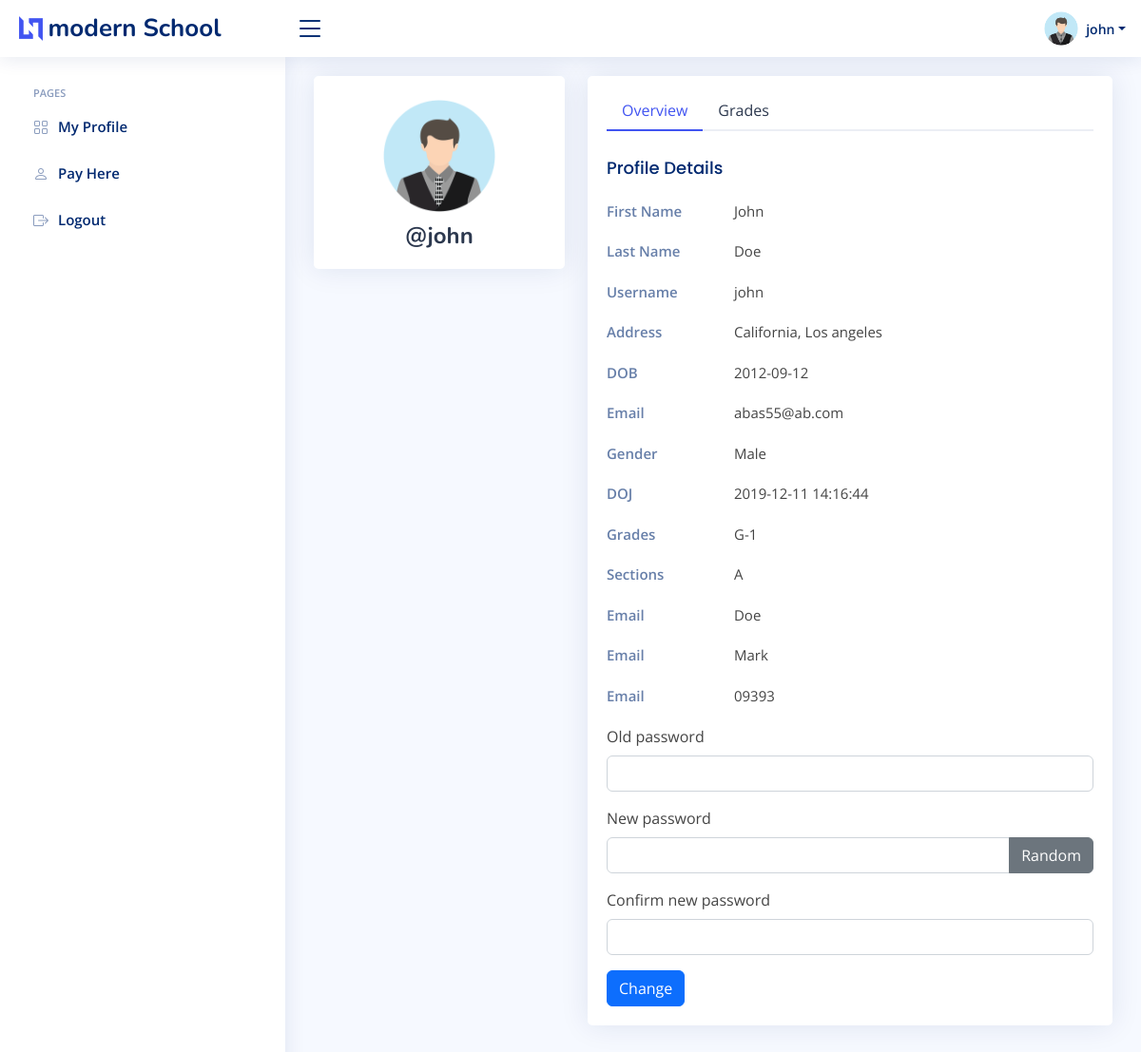
The app's page /Student/index.php (signed in) with its own data.
### tables this page shows
CREATE TABLE `setting` (
  `id` int(11) NOT NULL,
  `current_year` int(11) NOT NULL,
  `current_semester` varchar(11) NOT NULL,
  `school_name` varchar(100) NOT NULL,
  `slogan` varchar(300) NOT NULL,
  `about` text NOT NULL
);

CREATE TABLE `students` (
  `student_id` int(11) NOT NULL,
  `username` varchar(127) NOT NULL,
  `password` varchar(255) NOT NULL,
  `fname` varchar(127) NOT NULL,
  `lname` varchar(255) NOT NULL,
  `grade` int(11) NOT NULL,
  `section` int(11) NOT NULL,
  `address` varchar(31) NOT NULL,
  `gender` varchar(7) NOT NULL,
  `email_address` varchar(255) NOT NULL,
  `date_of_birth` date NOT NULL,
  `date_of_joined` timestamp NULL DEFAULT current_timestamp(),
  `parent_fname` varchar(127) NOT NULL,
  `parent_lname` varchar(127) NOT NULL,
  `parent_phone_number` varchar(31) NOT NULL
);

CREATE TABLE `grades` (
  `grade_id` int(11) NOT NULL,
  `grade` varchar(31) NOT NULL,
  `grade_code` varchar(7) NOT NULL
);

CREATE TABLE `section` (
  `section_id` int(11) NOT NULL,
  `section` varchar(7) NOT NULL
);

### data/setting.php (called while the page is built)
<?php
function getSetting($conn){
   $sql = "SELECT * FROM setting";
   $stmt = $conn->prepare($sql);
   $stmt->execute();
   if ($stmt->rowCount() == 1) {
     $settings = $stmt->fetch();
     return $settings;
   }else {
    return 0;
   }
}
?>

### Student/data/fees.php (called while the page is built)
<?php
function getWhoPayed($conn){
    $student_id = $_SESSION['student_id'];
   $sql = "SELECT * FROM fees WHERE std_id = $student_id";
   $stmt = $conn->prepare($sql);
   $stmt->execute();
   if ($stmt->rowCount() >= 1) {
     $fees = $stmt->fetchAll();
     return $fees;
   }else {
    return 0;
   }
}

### Student/data/student.php (called while the page is built, shortened)
<?php
function getStudentById($id, $conn){
   $sql = "SELECT * FROM students
           WHERE student_id=?";
   $stmt = $conn->prepare($sql);
   $stmt->execute([$id]);
   if ($stmt->rowCount() == 1) {
     $student = $stmt->fetch();
     return $student;
   }else {
    return 0;
   }
}

### Student/data/grade.php (called while the page is built, shortened)
<?php
function getGradeById($grade_id, $conn){
   $sql = "SELECT * FROM grades
           WHERE grade_id=?";
   $stmt = $conn->prepare($sql);
   $stmt->execute([$grade_id]);
   if ($stmt->rowCount() == 1) {
     $grade = $stmt->fetch();
     return $grade;
   }else {
    return 0;
   }
}

### Student/data/section.php (called while the page is built, shortened)
<?php
function getSectioById($section_id, $conn){
   $sql = "SELECT * FROM section
           WHERE section_id=?";
   $stmt = $conn->prepare($sql);
   $stmt->execute([$section_id]);
   if ($stmt->rowCount() == 1) {
     $section = $stmt->fetch();
     return $section;
   }else {
    return 0;
   }
}

### Student/index.php (the view, shortened to what this page needs)
<?php
if (isset($_SESSION['student_id']) &&
    isset($_SESSION['role'])) {
    if ($_SESSION['role'] == 'Student') {
       include "../DB_connection.php";
       include "data/student.php";
       include "data/grade.php";
       include "data/section.php";
       include "data/fees.php";
       $student_id = $_SESSION['student_id'];
 ?>
<!DOCTYPE html>
<html lang="en">
<head>
  <link href="../assets/vendor/bootstrap/css/bootstrap.min.css" rel="stylesheet">
  <link href="../assets/vendor/bootstrap-icons/bootstrap-icons.css" rel="stylesheet">
  <link href="../assets/vendor/boxicons/css/boxicons.min.css" rel="stylesheet">
  <link href="../assets/vendor/quill/quill.snow.css" rel="stylesheet">
  <link href="../assets/vendor/quill/quill.bubble.css" rel="stylesheet">
  <link href="../assets/vendor/remixicon/remixicon.css" rel="stylesheet">
  <link href="../assets/vendor/simple-datatables/style.css" rel="stylesheet">
  <link href="../assets/css/style.css" rel="stylesheet">
</head>
<body>
  <?php
    include "inc/header.php";
    ?>
    <?php
    include "inc/sidebar.php";
    ?>
  <main id="main" class="main">
     <?php
        if ($student != 0) {
     ?>
    <section class="section profile">
      <div class="row">
        <div class="col-xl-4">
          <div class="card">
            <div class="card-body profile-card pt-4 d-flex flex-column align-items-center">
              <img src="../img/student-<?=$student['gender']?>.png" alt="Profile" class="rounded-circle">
              <h2>@<?=$student['username']?></h2>
            </div>
          </div>
        </div>
        <div class="col-xl-8">
          <div class="card">
            <div class="card-body pt-3">
              <ul class="nav nav-tabs nav-tabs-bordered">
              <li class="nav-item">
                  <button class="nav-link active" data-bs-toggle="tab" data-bs-target="#profile-overview">Overview</button>
                </li>
                <li class="nav-item">
                  <button class="nav-link" data-bs-toggle="tab" data-bs-target="#profile-edit">Grades</button>
                </li>
              </ul>
              <div class="tab-content pt-2">
                <div class="tab-pane fade show active profile-overview" id="profile-overview">
                  <h5 class="card-title">Profile Details</h5>
                  <div class="row">
                    <div class="col-lg-3 col-md-4 label ">First Name</div>
                    <div class="col-lg-9 col-md-8"><?=$student['fname']?></div>
                  </div>
                  <div class="row">
                    <div class="col-lg-3 col-md-4 label">Last Name</div>
                    <div class="col-lg-9 col-md-8"><?=$student['lname']?></div>
                  </div>
                  <div class="row">
                    <div class="col-lg-3 col-md-4 label">Username</div>
                    <div class="col-lg-9 col-md-8"><?=$student['username']?></div>
                  </div>
                  <div class="row">
                    <div class="col-lg-3 col-md-4 label">Address</div>
                    <div class="col-lg-9 col-md-8"><?=$student['address']?></div>
                  </div>
                  <div class="row">
                    <div class="col-lg-3 col-md-4 label">DOB</div>
                    <div class="col-lg-9 col-md-8"><?=$student['date_of_birth']?></div>
                  </div>
                  <div class="row">
                    <div class="col-lg-3 col-md-4 label">Email</div>
                    <div class="col-lg-9 col-md-8"><?=$student['email_address']?></div>
                  </div>
                  <div class="row">
                    <div class="col-lg-3 col-md-4 label">Gender</div>
                    <div class="col-lg-9 col-md-8"><?=$student['gender']?></div>
                  </div>
                  <div class="row">
                    <div class="col-lg-3 col-md-4 label">DOJ</div>
                    <div class="col-lg-9 col-md-8"><?=$student['date_of_joined']?></div>
                  </div>
                  <div class="row">
                    <div class="col-lg-3 col-md-4 label">Grades</div>
                    <div class="col-lg-9 col-md-8"><?php
                      $grade = $student['grade'];
                      $g = getGradeById($grade, $conn);
                      echo $g['grade_code'].'-'.$g['grade'];
                  ?></div>
                  </div>
                  <div class="row">
                    <div class="col-lg-3 col-md-4 label">Sections</div>
                    <div class="col-lg-9 col-md-8"><?php
                    $section = $student['section'];
                    $s = getSectioById($section, $conn);
                    echo $s['section'];
                  ?></div>
                  </div>
                  <div class="row">
                    <div class="col-lg-3 col-md-4 label">Email</div>
                    <div class="col-lg-9 col-md-8"><?=$student['parent_fname']?></div>
                  </div>
                  <div class="row">
                    <div class="col-lg-3 col-md-4 label">Email</div>
                    <div class="col-lg-9 col-md-8"><?=$student['parent_lname']?></div>
                  </div>
                  <div class="row">
                    <div class="col-lg-3 col-md-4 label">Email</div>
                    <div class="col-lg-9 col-md-8"><?=$student['parent_phone_number']?></div>
                  </div>
                  <?php
        }else {
          header("Location: student.php");
          exit;
        }
        ?>
        <form method="post"
              action="req/student-change.php"
              id="change_password">
       <div class="mb-3">
            <div class="mb-3">
            <label class="form-label">Old password</label>
                <input type="password"
                       class="form-control"
                       name="old_pass">
          </div>
            <label class="form-label">New password </label>
            <div class="input-group mb-3">
                <input type="text"
                       class="form-control"
                       name="new_pass"
                       id="passInput">
                <button class="btn btn-secondary"
                        id="gBtn">
                        Random</button>
            </div>
          </div>
          <div class="mb-3">
            <label class="form-label">Confirm new password  </label>
                <input type="text"
                       class="form-control"
                       name="c_new_pass"
                       id="passInput2">
          </div>
          <button type="submit"
              class="btn btn-primary">
              Change</button>
        </form>
      </div>
      </div>
    </section>
  </main>
</body>
</html>
<?php
  }else {
    header("Location: ../login.php");
    exit;
  }
}else {
	header("Location: ../login.php");
	exit;
}
?>

### Student/inc/header.php (shortened to what this page needs)
<?php
include "../data/setting.php";
$student = getStudentById($student_id, $conn);
$setting = getSetting($conn);
if ($setting != 0) {
?>
<header id="header" class="header fixed-top d-flex align-items-center">
    <div class="d-flex align-items-center justify-content-between">
        <a href="../index.php" class="logo d-flex align-items-center">
            <img src="../assets/img/logo.png" alt="">
            <span class="d-none d-lg-block"><?=$setting['school_name']?></span>
        </a>
        <i class="bi bi-list toggle-sidebar-btn"></i>
    </div>
    <nav class="header-nav ms-auto">
        <ul class="d-flex align-items-center">
            <li class="nav-item dropdown pe-3">
                <a class="nav-link nav-profile d-flex align-items-center pe-0" href="#" data-bs-toggle="dropdown">
                    <img src="../img/student-male.png"  alt="Profile" class="rounded-circle">
                    <span class="d-none d-md-block dropdown-toggle ps-2"><?=$student['username']?></span>
                </a>
            </li>
        </ul>
    </nav>
</header>
<?php }else {
    header("Location: login.php");
    exit;
}  ?>

### assets/css/style.css (style rules this page uses)
:root { scroll-behavior: smooth; }
body { font-family: "Open Sans", sans-serif; background: #f6f9ff; color: #444444; }
a { color: #4154f1; text-decoration: none; }
h1, h2, h3, h4, h5, h6 { font-family: "Nunito", sans-serif; }
#main { margin-top: 60px; padding: 20px 30px; transition: all 0.3s; }
.card { margin-bottom: 30px; border: none; border-radius: 5px; box-shadow: 0px 0 30px rgba(1, 41, 112, 0.1); }
.card-title { padding: 20px 0 15px 0; font-size: 18px; font-weight: 500; color: #012970; font-family: "Poppins", sans-serif; }
.card-body { padding: 0 20px 20px 20px; }
.nav-tabs-bordered { border-bottom: 2px solid #ebeef4; }
.nav-tabs-bordered .nav-link { margin-bottom: -2px; border: none; color: #2c384e; }
.nav-tabs-bordered .nav-link.active { background-color: #fff; color: #4154f1; border-bottom: 2px solid #4154f1; }
.logo { line-height: 1; }
@media (min-width: 1200px) { .logo { width: 280px; } }
.logo img { max-height: 26px; margin-right: 6px; }
.logo span { font-size: 26px; font-weight: 700; color: #012970; font-family: "Nunito", sans-serif; }
.header { transition: all 0.5s; z-index: 997; height: 60px; box-shadow: 0px 2px 20px rgba(1, 41, 112, 0.1); background-color: #fff; padding-left: 20px; }
.header .toggle-sidebar-btn { font-size: 32px; padding-left: 10px; cursor: pointer; color: #012970; }
.header-nav ul { list-style: none; }
.header-nav>ul { margin: 0; padding: 0; }
.header-nav .nav-profile { color: #012970; }
.header-nav .nav-profile img { max-height: 36px; }
.header-nav .nav-profile span { font-size: 14px; font-weight: 600; }
@media (min-width: 1200px) { #main, #footer { margin-left: 300px; } }
.profile .profile-card img { max-width: 120px; }
.profile .profile-card h2 { font-size: 24px; font-weight: 700; color: #2c384e; margin: 10px 0 0 0; }
.profile .profile-overview .row { margin-bottom: 20px; font-size: 15px; }
.profile .profile-overview .card-title { color: #012970; }
.profile .profile-overview .label { font-weight: 600; color: rgba(1, 41, 112, 0.6); }

### records on screen
setting: school_name "modern School"
students: username "john", gender (picture), fname "John", lname "Doe", address "California, Los angeles", date_of_birth "2012-09-12", email_address "abas55@ab.com", gender "Male", date_of_joined "2019-12-11 14:16:44", parent_fname "Doe", parent_lname "Mark", parent_phone_number "09393"
grades: grade_code "G", grade "1"
section: section "A"
